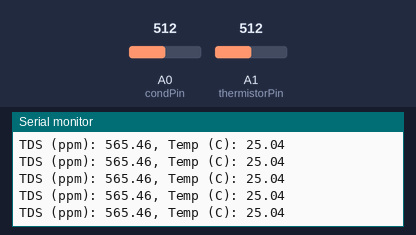
Bench run of a sketch on a simulated Arduino Uno, built with avr-gcc and run on an emulated ATmega328P. Parts: the last lines printed to the serial monitor. Inputs (shaded band) come from the test bench; at power-on: A1 (thermistorPin) = 512, A0 (condPin) = 512.

Above: at 1.2 s.
1.3 s: A1 (thermistorPin) set to 346
At 1.36 s:
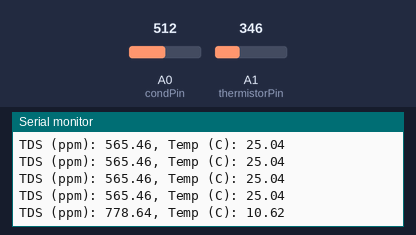
4.3 s: A1 (thermistorPin) set to 322
At 4.31 s:
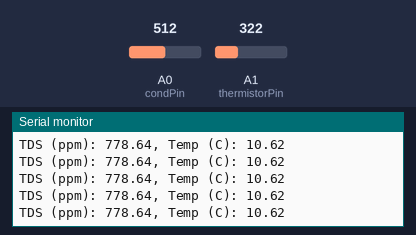
7.3 s: A0 (condPin) set to 69
At 7.31 s:
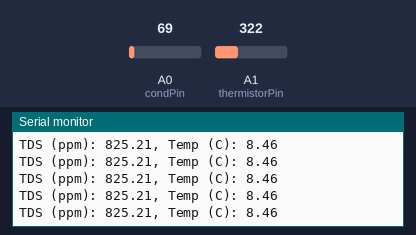
8.8 s: A0 (condPin) set to 56
At 8.81 s:
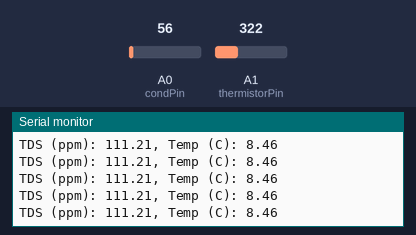
11.8 s: A0 (condPin) set to 8
At 11.81 s:
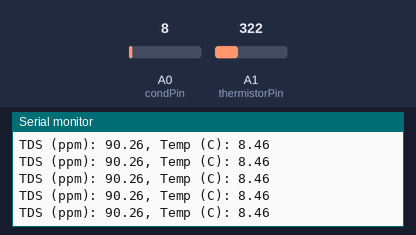
14.8 s: A0 (condPin) set to 5
At 14.81 s:
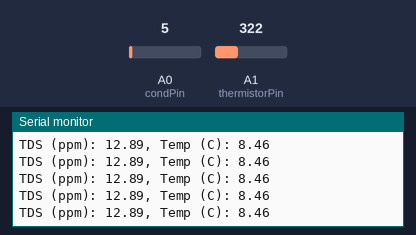
Timing chart, 0 to 17.8 s (numbered marks = the images above; inputs shaded):
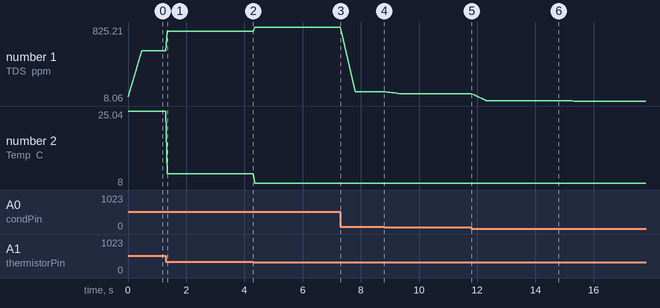

Measured:
- after the input at 1.3 s, the serial monitor: prints a new line after 0.05 s (image 1)
- plotted number 1: 565.46 → 778.64 after the input at 1.3 s, 778.64 → 825.21 after the input at 4.3 s, 825.21 → 111.21 after the input at 7.3 s, 111.21 → 90.26 after the input at 8.8 s, 90.26 → 12.89 after the input at 11.8 s
- plotted number 2: 25.04 → 10.62 after the input at 1.3 s, 10.62 → 8.46 after the input at 4.3 s, 8.46 → 8 after the input at 14.8 s

The sketch:

maybefinal2.ino
```cpp
#include <Arduino.h>
#include <math.h>

int condPin = A0; // Conductivity sensor pin
int thermistorPin = A1; // Thermistor pin

// Parameters for conductivity to TDS conversion
const float CONVERSION_FACTOR = 0.64;  // TDS conversion factor
const float CELL_CONSTANT = 353.364;   // New cell constant in µS/cm
const float TEMPERATURE_COEFFICIENT = 0.019;  // Temperature coefficient
const float STANDARD_TEMP = 25.0;  // Standard reference temperature in °C

// Number of samples for smoothing conductivity readings
const int numSamples = 10;
int samples[numSamples];
int sampleIndex = 0;

void setup() {
  Serial.begin(9600); // Initialize serial communication
}

void loop() {
  // Read and average conductivity samples
  int rawValue = analogRead(condPin);
  samples[sampleIndex] = rawValue;
  sampleIndex = (sampleIndex + 1) % numSamples;

  float sum = 0;
  for (int i = 0; i < numSamples; i++) {
    sum += samples[i];
  }
  float averageRawValue = sum / numSamples;

  // Convert raw analog reading to electrical conductivity (µS/cm)
  float voltage = averageRawValue * (5.0 / 1023.0);
  float conductivity = voltage * CELL_CONSTANT;

  // Read temperature from thermistor and convert to Celsius
  int thermistorValue = analogRead(thermistorPin);
  float temperature = thermistorToCelsius(thermistorValue);

  // Correct conductivity to the standard temperature (25°C)
  float conductivityAtStandardTemp = correctConductivityForTemperature(conductivity, temperature, TEMPERATURE_COEFFICIENT, STANDARD_TEMP);

  // Convert corrected conductivity to TDS (ppm)
  float tds = conductivityAtStandardTemp * CONVERSION_FACTOR;

  // Print TDS and temperature to the serial monitor
  Serial.print("TDS (ppm): ");
  Serial.print(tds);
  Serial.print(", Temp (C): ");
  Serial.println(temperature);

  delay(50);
}

// Function to correct conductivity to a standard temperature (25°C)
float correctConductivityForTemperature(float conductivity, float currentTemperature, float tempCoefficient, float standardTemp) {
  return conductivity / (1 + tempCoefficient * (currentTemperature - standardTemp));
}

// Function to convert thermistor reading to temperature in degrees Celsius
float thermistorToCelsius(int rawValue) {
  float R1 = 10000; // Thermistor resistance at 25°C
  float T1 = 25;    // Temperature at which R1 is measured (°C)
  float beta = 3950; // Thermistor beta value

  // Calculate thermistor resistance
  float resistance = (1023.0 / rawValue - 1) * 10000;

  // Calculate temperature using the Steinhart-Hart equation
  return 1 / (log(resistance / R1) / beta + 1 / (T1 + 273.15)) - 273.15;
}
```

maybefinal2.cpp
```cpp
#include <cstdio>
#include <math.h>
//NOTE: This is a modified version of Maciek's maybefinal2.ino Arduino program
//I made it to check the validity of convert.py calculations

// Parameters for conductivity to TDS conversion
const float CONVERSION_FACTOR = 0.64;  // TDS conversion factor
const float CELL_CONSTANT = 353.364;   // New cell constant in µS/cm
const float TEMPERATURE_COEFFICIENT = 0.019;  // Temperature coefficient
const float STANDARD_TEMP = 25.0;  // Standard reference temperature in °C

// Function to correct conductivity to a standard temperature (25°C)
float correctConductivityForTemperature(float conductivity, float currentTemperature, float tempCoefficient, float standardTemp) {
  return conductivity / (1 + tempCoefficient * (currentTemperature - standardTemp));
}

// Function to convert thermistor reading to temperature in degrees Celsius
float thermistorToCelsius(int rawValue) {
  float R1 = 10000; // Thermistor resistance at 25°C
  float T1 = 25;    // Temperature at which R1 is measured (°C)
  float beta = 3950; // Thermistor beta value

  // Calculate thermistor resistance
  float resistance = (1023.0 / rawValue - 1) * 10000;

  // Calculate temperature using the Steinhart-Hart equation
  return 1 / (log(resistance / R1) / beta + 1 / (T1 + 273.15)) - 273.15;
}

int main() {
  // Convert raw analog reading to electrical conductivity (µS/cm)
  float voltage = 0.405371;//TODO hardcode this for testing
  float conductivity = voltage * CELL_CONSTANT;
  printf("Conductivity %f\n", conductivity);
  // Read temperature from thermistor and convert to Celsius
  int thermistorValue = 0.524773 * 255;//TODO hardcode this for testing
  float temperature = thermistorToCelsius(thermistorValue);
  // Correct conductivity to the standard temperature (25°C)
  float conductivityAtStandardTemp = correctConductivityForTemperature(conductivity, temperature, TEMPERATURE_COEFFICIENT, STANDARD_TEMP);
  printf("Cond at Standard Temp: %f\n", conductivityAtStandardTemp);
  // Convert corrected conductivity to TDS (ppm)
  float tds = conductivityAtStandardTemp * CONVERSION_FACTOR;
  // Print TDS and temperature to the stdout
  printf("TDS (ppm): %f, Temp (C): %f \n", tds, temperature);
  return 0;
}
```
